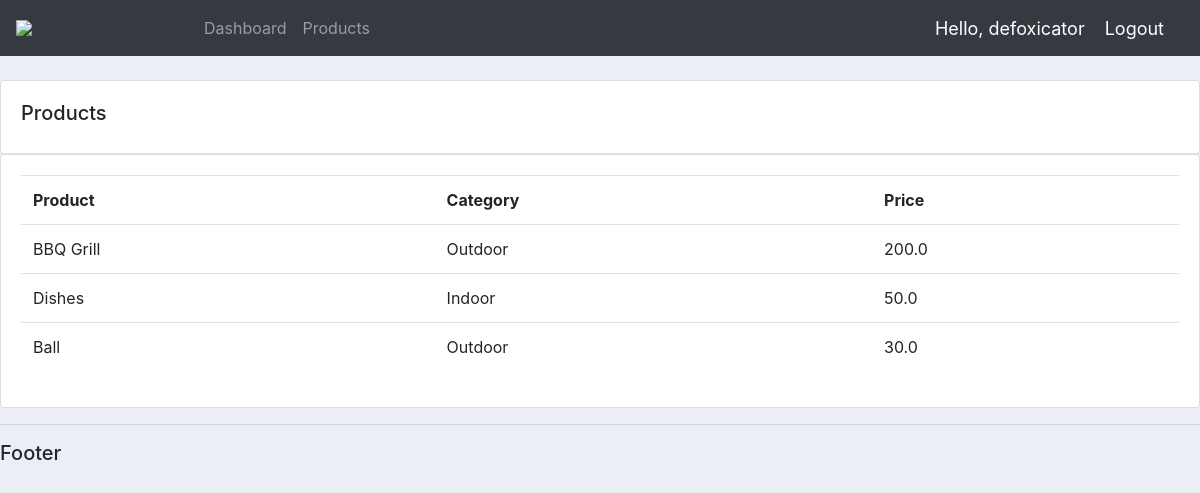
Screenshot of /products/ (signed in) with the database file from the repository.
### accounts/models.py (models this page shows, shortened)
class Product(models.Model):
    CATEGORY = (
        ('Indoor', 'Indoor'),
        ('Outdoor', 'Outdoor'),
        )
    name = models.CharField(max_length=200, null=True)
    price = models.FloatField(null=True)
    category = models.CharField(max_length=200, null=True, choices=CATEGORY)
    description = models.CharField(max_length=200, null=True, blank=True)
    date_created = models.DateTimeField(auto_now_add=True, null=True)
    tags = models.ManyToManyField(Tag)

### accounts/decorators.py (the view)
        def wrapper_func(request, *args, **kwargs):
            group = None
            if request.user.groups.exists():
                group = request.user.groups.all()[0].name
            if group in allowed_roles:
                return view_func(request, *args, **kwargs)
            else:
                return HttpResponse("You are not authrized to view this page.")

### accounts/views.py (called while the page is built)
@login_required(login_url='login')
@allowed_users(allowed_roles=['admin', 'customer'])
def products(request):
    products = Product.objects.all()
    return render(request, 'accounts/products.html', {'products': products})

### accounts/templates/accounts/products.html
{%  extends 'accounts/main.html' %}
{% block content %}
		<br>
		<div class="row">
			<div class="col-md">
				<div class="card card-body">
					<h5>Products</h5>
				</div>
				<div class="card card-body">
					<table class="table">
						<tr>
							<th>Product</th>
							<th>Category</th>
							<th>Price</th>
						</tr>
						{% for i in products %}
							<tr>
								<td>{{i.name}}</td>
								<td>{{i.category}}</td>
								<td>{{i.price}}</td>
							</tr>
						{% endfor %}
					</table>
				</div>
			</div>
		</div>
{% endblock content %}

### accounts/templates/accounts/navbar.html (shortened to what this page needs)
{% load static %}
<nav class="navbar navbar-expand-lg navbar-dark bg-dark">
    <img class="logo" src="{% static 'images/logo long.bmp' %}" width="180px">
    <div class="collapse navbar-collapse" id="navbarNav">
      <ul class="navbar-nav">
        {% if request.user.is_staff %}
        <li class="nav-item">
          <a class="nav-link" href="#">Dashboard</a>
        </li>
        <li class="nav-item">
          <a class="nav-link" href="#">Products</a>
        </li>
        {% endif %}
      </ul>
    </div>
    <span class="hello-msg">Hello, {{ request.user }}</span>
    <span><a class="hello-msg" href="{% url 'logout' %}">Logout</a></span>
  </nav>

### static/css/main.css (style rules this page uses)
body { background-color: #ebeff5; }

### accounts/templates/accounts/navbar.html (style rules this page uses)
.hello-msg { font-size: 18px; color: #fff; margin-right: 20px; }

### rows the page displays
Product: name "BBQ Grill", category "Outdoor", price "200.0"
Product: name "Dishes", category "Indoor", price "50.0"
Product: name "Ball", category "Outdoor", price "30.0"

### other values shown
{{ request.user }} "defoxicator"
